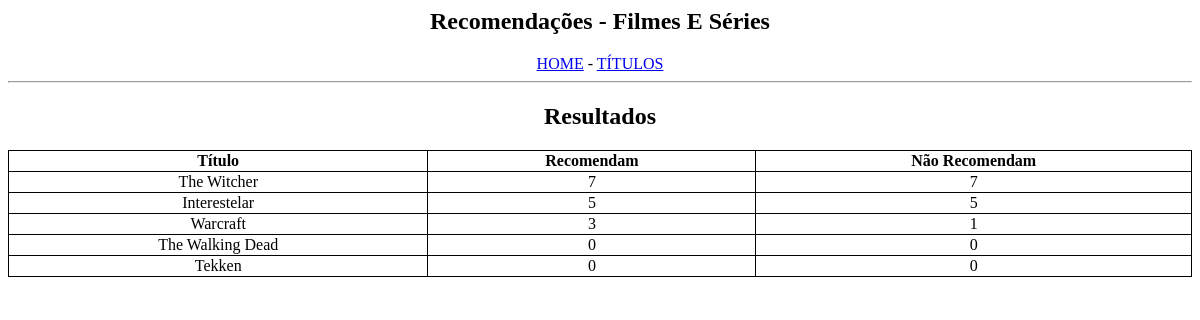
Before: /listarAnalises.php with the older database file.
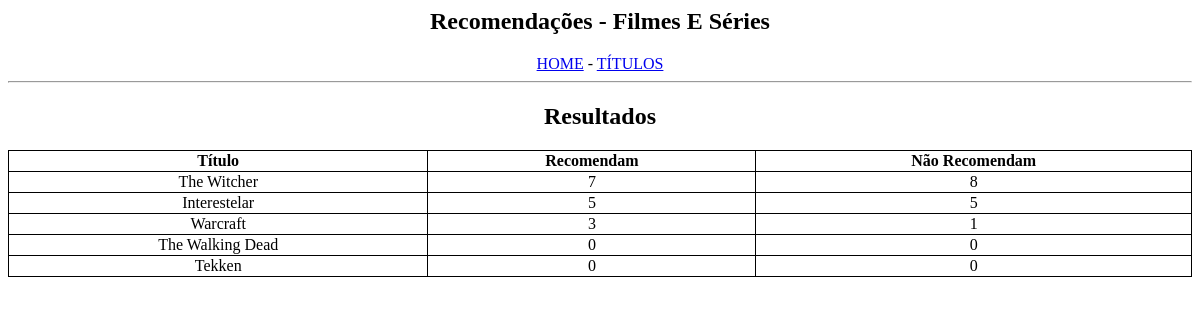
After: the same page with the newer database file.
### tables this page shows
CREATE TABLE `tb_titulos` (
  `id` int(11) NOT NULL,
  `titulo` varchar(100) NOT NULL,
  `usuario_id` int(11) DEFAULT NULL,
  `voto_recomenda` int(11) NOT NULL DEFAULT 0,
  `voto_nao_recomenda` int(11) NOT NULL DEFAULT 0
);

### listarAnalises.php (the view)
<?php
    include_once('conexao.php');
    include('layout.php');
?>
        <div class="text-center">
            <a href="home.php">HOME</a> - <a href="listarTitulos.php">TÍTULOS</a>
            <hr>
            <h2>Resultados</h2>
        </div>
        <table rules="all">
            <thead>
                <tr>
                    <th>Título </th>
                    <th>Recomendam</th>
                    <th>Não Recomendam</th>
                </tr>
            </thead>
            <tbody>
               <?php
                     $sql_consulta=mysqli_query($conector, "SELECT * FROM tb_titulos");
                     while ($dados=mysqli_fetch_array($sql_consulta))
                     {
                        ?>
                            <tr>
                                <td><?= $dados[1] ?></td>
                                <td><?= $dados[3] ?></td>
                                <td><?= $dados[4] ?></td>
                            </tr>
                        <?php
                     }
               ?>
            </tbody>
        </table>

### layout.php (shortened to what this page needs)
<!DOCTYPE html>
<html lang="en">
    <head>
        <link rel="stylesheet" href="style.css">
    </head>
<body>
    <h2 class="text-center">Recomendações - Filmes E Séries</h2>

### style.css (style rules this page uses)
.text-center { text-align: center; }
table, td, th { border: 1px solid black; }
table { border-collapse: collapse; width: 100%; }
td { text-align: center; }

Changed rows visible on the page:
changed tb_titulos "The Witcher": voto_nao_recomenda "7" → "8"
